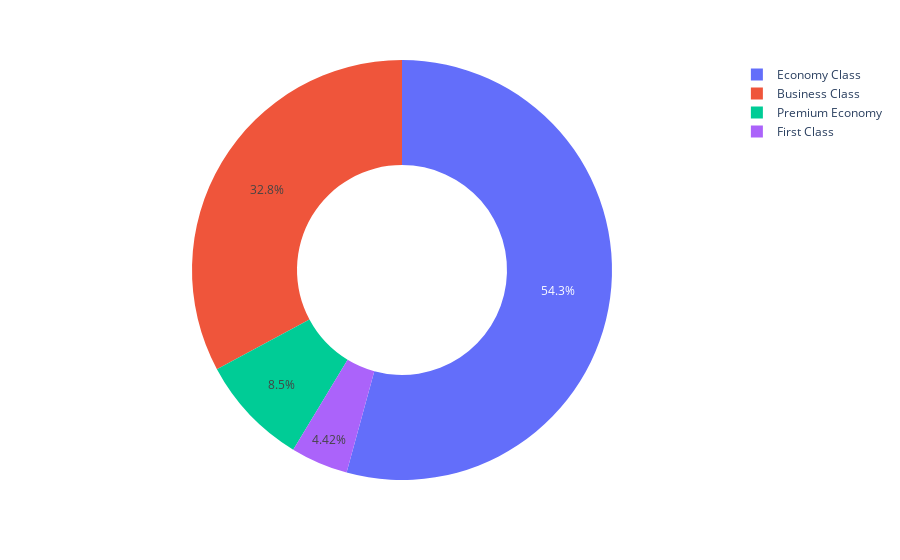

The notebook cell saved with this chart:
### Code cell
px.pie(data_frame=df[['seat_type', 'rating']].groupby('seat_type').count().reset_index(), values='rating', names='seat_type', hole=0.5)

### Figure 1 — Plotly figure (JSON) as saved in the notebook; plotly's stock layout.template omitted (floating-point values rounded to 4 significant figures)
{"data": [{"domain": {"x": [0, 1], "y": [0, 1]}, "hole": 0.5, "hovertemplate": "seat_type=%{label}<br>rating=%{value}<extra></extra>", "labels": ["Business Class", "Economy Class", "First Class", "Premium Economy"], "legendgroup": "", "name": "", "showlegend": true, "type": "pie", "values": [394, 651, 53, 102]}], "layout": {"autosize": true, "legend": {"tracegroupgap": 0}, "margin": {"t": 60}}}
